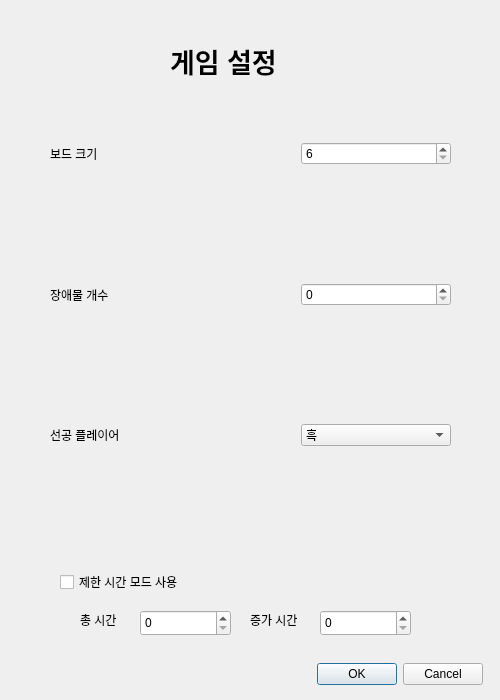
<?xml version="1.0" encoding="UTF-8"?>
<ui version="4.0">
 <class>gamesettingdialog</class>
 <widget class="QDialog" name="gamesettingdialog">
  <property name="geometry">
   <rect>
    <x>0</x>
    <y>0</y>
    <width>500</width>
    <height>700</height>
   </rect>
  </property>
  <property name="windowTitle">
   <string>Dialog</string>
  </property>
  <widget class="QWidget" name="layoutWidget">
   <property name="geometry">
    <rect>
     <x>50</x>
     <y>30</y>
     <width>401</width>
     <height>531</height>
    </rect>
   </property>
   <layout class="QVBoxLayout" name="verticalLayout">
    <item>
     <layout class="QHBoxLayout" name="horizontalLayout_3">
      <property name="spacing">
       <number>100</number>
      </property>
      <item>
       <widget class="QLabel" name="label">
        <property name="text">
         <string>보드 크기</string>
        </property>
       </widget>
      </item>
      <item>
       <widget class="QSpinBox" name="spinBox_2">
        <property name="minimum">
         <number>6</number>
        </property>
        <property name="maximum">
         <number>12</number>
        </property>
        <property name="singleStep">
         <number>2</number>
        </property>
       </widget>
      </item>
     </layout>
    </item>
    <item>
     <layout class="QHBoxLayout" name="horizontalLayout_2">
      <property name="spacing">
       <number>100</number>
      </property>
      <item>
       <widget class="QLabel" name="label_2">
        <property name="text">
         <string>장애물 개수</string>
        </property>
       </widget>
      </item>
      <item>
       <widget class="QSpinBox" name="spinBox">
        <property name="maximum">
         <number>16</number>
        </property>
       </widget>
      </item>
     </layout>
    </item>
    <item>
     <layout class="QHBoxLayout" name="horizontalLayout">
      <property name="spacing">
       <number>100</number>
      </property>
      <item>
       <widget class="QLabel" name="label_3">
        <property name="text">
         <string>선공 플레이어</string>
        </property>
       </widget>
      </item>
      <item>
       <widget class="QComboBox" name="comboBox">
        <item>
         <property name="text">
          <string>흑</string>
         </property>
        </item>
        <item>
         <property name="text">
          <string>백</string>
         </property>
        </item>
        <item>
         <property name="text">
          <string>무작위</string>
         </property>
        </item>
       </widget>
      </item>
     </layout>
    </item>
   </layout>
  </widget>
  <widget class="QLabel" name="label_4">
   <property name="geometry">
    <rect>
     <x>170</x>
     <y>40</y>
     <width>141</width>
     <height>41</height>
    </rect>
   </property>
   <property name="font">
    <font>
     <pointsize>20</pointsize>
     <bold>true</bold>
    </font>
   </property>
   <property name="text">
    <string>게임 설정</string>
   </property>
  </widget>
  <widget class="QDialogButtonBox" name="buttonBox">
   <property name="geometry">
    <rect>
     <x>290</x>
     <y>660</y>
     <width>193</width>
     <height>29</height>
    </rect>
   </property>
   <property name="standardButtons">
    <set>QDialogButtonBox::StandardButton::Cancel|QDialogButtonBox::StandardButton::Ok</set>
   </property>
  </widget>
  <widget class="QCheckBox" name="checkBoxTimeLimit">
   <property name="geometry">
    <rect>
     <x>60</x>
     <y>570</y>
     <width>161</width>
     <height>24</height>
    </rect>
   </property>
   <property name="text">
    <string>제한 시간 모드 사용</string>
   </property>
  </widget>
  <widget class="QSpinBox" name="spinBoxBaseTime">
   <property name="geometry">
    <rect>
     <x>140</x>
     <y>610</y>
     <width>91</width>
     <height>26</height>
    </rect>
   </property>
   <property name="maximum">
    <number>600</number>
   </property>
  </widget>
  <widget class="QSpinBox" name="spinBoxIncrement">
   <property name="geometry">
    <rect>
     <x>320</x>
     <y>610</y>
     <width>91</width>
     <height>26</height>
    </rect>
   </property>
   <property name="maximum">
    <number>10</number>
   </property>
   <property name="singleStep">
    <number>5</number>
   </property>
  </widget>
  <widget class="QLabel" name="label_5">
   <property name="geometry">
    <rect>
     <x>80</x>
     <y>610</y>
     <width>62</width>
     <height>20</height>
    </rect>
   </property>
   <property name="text">
    <string>총 시간</string>
   </property>
  </widget>
  <widget class="QLabel" name="label_6">
   <property name="geometry">
    <rect>
     <x>250</x>
     <y>610</y>
     <width>71</width>
     <height>20</height>
    </rect>
   </property>
   <property name="text">
    <string>증가 시간</string>
   </property>
  </widget>
 </widget>
 <resources/>
 <connections/>
</ui>
